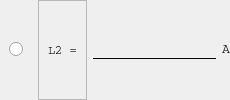
                                 <widget class="QFrame" name="frame_48">
                                  <property name="frameShape">
                                   <enum>QFrame::NoFrame</enum>
                                  </property>
                                  <property name="frameShadow">
                                   <enum>QFrame::Plain</enum>
                                  </property>
                                  <layout class="QHBoxLayout" name="horizontalLayout_14">
                                   <property name="spacing">
                                    <number>6</number>
                                   </property>
                                   <property name="leftMargin">
                                    <number>0</number>
                                   </property>
                                   <property name="topMargin">
                                    <number>0</number>
                                   </property>
                                   <property name="rightMargin">
                                    <number>0</number>
                                   </property>
                                   <property name="bottomMargin">
                                    <number>0</number>
                                   </property>
                                   <item>
                                    <widget class="QFrame" name="frame_49">
                                     <property name="frameShape">
                                      <enum>QFrame::NoFrame</enum>
                                     </property>
                                     <property name="frameShadow">
                                      <enum>QFrame::Plain</enum>
                                     </property>
                                     <layout class="QVBoxLayout" name="verticalLayout_31">
                                      <item>
                                       <widget class="QRadioButton" name="radioButton_3">
                                        <property name="text">
                                         <string/>
                                        </property>
                                       </widget>
                                      </item>
                                     </layout>
                                    </widget>
                                   </item>
                                   <item>
                                    <widget class="QFrame" name="frame_50">
                                     <property name="frameShape">
                                      <enum>QFrame::StyledPanel</enum>
                                     </property>
                                     <property name="frameShadow">
                                      <enum>QFrame::Raised</enum>
                                     </property>
                                     <layout class="QVBoxLayout" name="verticalLayout_32">
                                      <item>
                                       <widget class="QLabel" name="label_18">
                                        <property name="font">
                                         <font>
                                          <family>Courier</family>
                                         </font>
                                        </property>
                                        <property name="text">
                                         <string>L2 =</string>
                                        </property>
                                       </widget>
                                      </item>
                                     </layout>
                                    </widget>
                                   </item>
                                   <item>
                                    <widget class="QFrame" name="frame_51">
                                     <property name="frameShape">
                                      <enum>QFrame::NoFrame</enum>
                                     </property>
                                     <property name="frameShadow">
                                      <enum>QFrame::Plain</enum>
                                     </property>
                                     <layout class="QVBoxLayout" name="verticalLayout_33">
                                      <property name="spacing">
                                       <number>0</number>
                                      </property>
                                      <property name="leftMargin">
                                       <number>0</number>
                                      </property>
                                      <property name="topMargin">
                                       <number>0</number>
                                      </property>
                                      <property name="rightMargin">
                                       <number>0</number>
                                      </property>
                                      <property name="bottomMargin">
                                       <number>0</number>
                                      </property>
                                      <item>
                                       <widget class="QLineEdit" name="lineEdit_6">
                                        <property name="styleSheet">
                                         <string notr="true">QLineEdit{
	border:transparent;
	background: transparent;
	border-bottom: 1px solid black;
	font: 14px;

}


QLineEdit:down-arrow {
    image: url(resources/arrow.png);
	width: 14px;
	height: 14px;
}

QLineEdit QAbstractItemView {

    border: 2px solid darkgray;
    selection-background-color: rgb(174, 255, 193);
	selection-color: black;
	background-color: white;

}</string>
                                        </property>
                                       </widget>
                                      </item>
                                     </layout>
                                    </widget>
                                   </item>
                                   <item>
                                    <widget class="QFrame" name="frame_52">
                                     <property name="minimumSize">
                                      <size>
                                       <width>0</width>
                                       <height>0</height>
                                      </size>
                                     </property>
                                     <property name="maximumSize">
                                      <size>
                                       <width>15</width>
                                       <height>15</height>
                                      </size>
                                     </property>
                                     <property name="frameShape">
                                      <enum>QFrame::NoFrame</enum>
                                     </property>
                                     <property name="frameShadow">
                                      <enum>QFrame::Plain</enum>
                                     </property>
                                     <layout class="QVBoxLayout" name="verticalLayout_34">
                                      <property name="spacing">
                                       <number>0</number>
                                      </property>
                                      <property name="leftMargin">
                                       <number>0</number>
                                      </property>
                                      <property name="topMargin">
                                       <number>0</number>
                                      </property>
                                      <property name="rightMargin">
                                       <number>0</number>
                                      </property>
                                      <property name="bottomMargin">
                                       <number>0</number>
                                      </property>
                                      <item>
                                       <widget class="QLabel" name="label_19">
                                        <property name="font">
                                         <font>
                                          <family>Courier</family>
                                          <pointsize>10</pointsize>
                                         </font>
                                        </property>
                                        <property name="styleSheet">
                                         <string notr="true">border: transparent;</string>
                                        </property>
                                        <property name="text">
                                         <string>A</string>
                                        </property>
                                        <property name="scaledContents">
                                         <bool>true</bool>
                                        </property>
                                       </widget>
                                      </item>
                                     </layout>
                                    </widget>
                                   </item>
                                  </layout>
                                 </widget>
